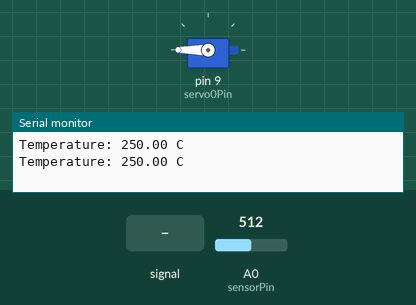
Recording of a sketch running on a simulated Arduino Uno, built with avr-gcc and run on an emulated ATmega328P. On the bench: servo, the last lines printed to the serial monitor. The inputs (shaded band) are chosen by the test bench; at power-on: A0 (sensorPin) = 512.

Above: at 1.2 s.
1.3 s: A0 (sensorPin) fed a 200 Hz sine of ±255 counts around its level
At 1.45 s:
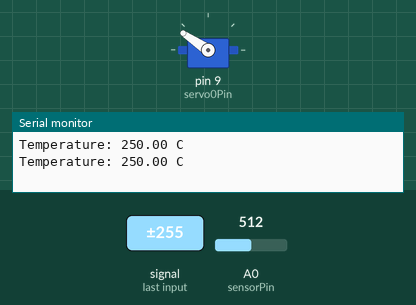
4.3 s: A0 (sensorPin) set to 122
At 4.8 s:
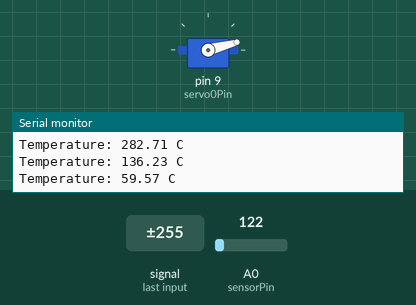
5.8 s: A0 (sensorPin) set to 306
At 7.0 s:
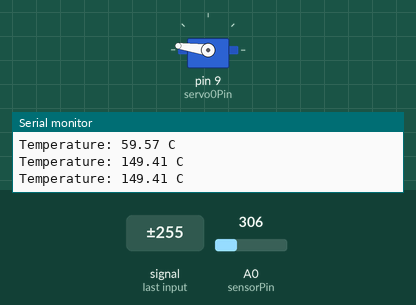
7.3 s: A0 (sensorPin) fed a 1000 Hz sine of ±255 counts around its level
At 8.14 s:
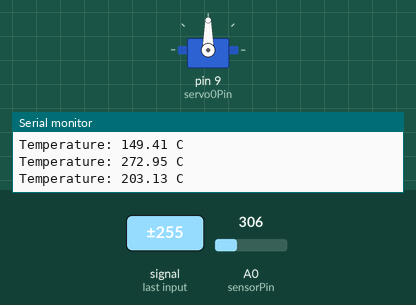
10.3 s: A0 (sensorPin) fed a 2 Hz sine of ±306 counts around its level
13.3 s: A0 (sensorPin) fed a 200 Hz sine of ±255 counts around its level
Timing chart, 0 to 17.3 s (numbered marks = the images above; inputs shaded):
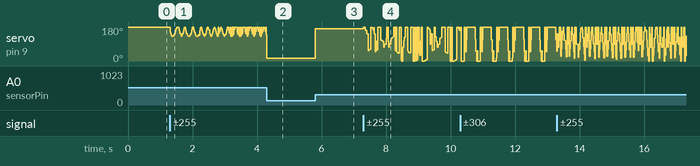

The sketch:

servoTest.ino
```cpp
#include <Servo.h>

Servo servo0;

int pos;
int servo0Pin = 9;
int sensorPin = 0;
unsigned long timer = 0;

void setup() {

  servo0.attach(servo0Pin);
  Serial.begin(9600);
}

void loop() {

  int value = analogRead(sensorPin);
  double temp;

  temp = (double) value * (5/10.24);

  pos = (int) (temp - 20) * 18;

  servo0.write(pos);


  //output temp data
  if (millis() - timer > 500) {
    timer = millis();
    Serial.print("Temperature: ");
    Serial.print(temp);
    Serial.print(" C \n");
  }

}
```

Measured:
- after the input at 5.8 s, servo on pin 9 (servo0Pin): 15° → 172° at once
